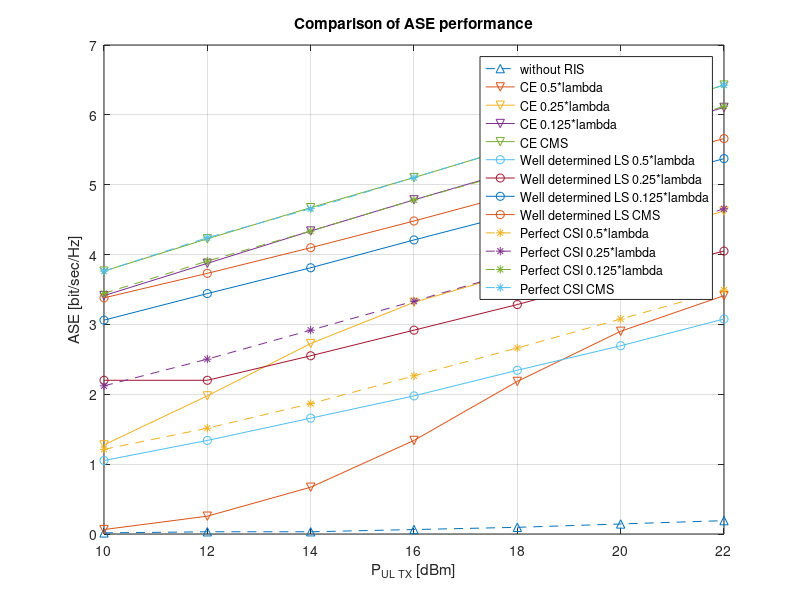

The MATLAB source for this figure:
close all;clear all;clc;
P_UL_Tx = 10:2:22; % uplink transmission power
load ASE_dB_without_RIS_F15.mat; % ASE with no reconfigurable intelligent surface
figure;
plot(P_UL_Tx,NMSE_dB,'--^');
hold on;

load ASE_dB_CE_D_F15.mat; % ASE with critical spacing in channel estimation
plot(P_UL_Tx,NMSE_dB,'-v');
hold on;

load ASE_dB_CE_U_F15.mat; % ASE with ultra-dense spacing d = 0.25*lambda in channel estimation
plot(P_UL_Tx,NMSE_dB,'-v');
hold on;

load ASE_dB_CE_LA8_F15.mat; % ASE with ultra-dense spacing d = 0.125*lambda in channel estimation
plot(P_UL_Tx,NMSE_dB,'-v');
hold on;

load ASE_dB_CE_C_F15.mat; % ASE with continous metasurface spacing in channel estimation
plot(P_UL_Tx,NMSE_dB,'-v');
hold on;

load ASE_dB_welldeter_D_F15.mat; % ASE with critical spacing in well-determied least squre estimator
plot(P_UL_Tx,NMSE_dB,'-o')
hold on;

load ASE_dB_welldeter_U_F15.mat; % ASE with ultra-dense spacing d = 0.25*lambda in least squre estimator
plot(P_UL_Tx,NMSE_dB,'-o')
hold on;

load ASE_dB_welldeter_LA8_F15.mat; % ASE with ultra-dense spacing d = 0.125*lambda in least squre estimator
plot(P_UL_Tx,NMSE_dB,'-o');
hold on;

load ASE_dB_welldeter_C_F15.mat; % ASE with continous metasurface spacing in least squre estimator
plot(P_UL_Tx,NMSE_dB,'-o');
hold on;

load ASE_dB_Perfect_CSI_D_F15.mat; % ASE with critical spacing in perfect channel state information
plot(P_UL_Tx,NMSE_dB,'--*');
hold on;

load ASE_dB_Perfect_CSI_U_F15.mat; % ASE with ultra-dense spacing d = 0.25*lambda in channel state information
plot(P_UL_Tx,NMSE_dB,'--*');
hold on;

load ASE_dB_Perfect_CSI_LA8_F15.mat; % ASE with ultra-dense spacing d = 0.125*lambda in channel state information
plot(P_UL_Tx,NMSE_dB,'--*');
hold on;

load ASE_dB_Perfect_CSI_C_F15.mat; % ASE with continous metasurface spacing in channel state information
plot(P_UL_Tx,NMSE_dB,'--*');
grid on;
xlabel('P_U_L_ _T_X [dBm]');
ylabel('ASE [bit/sec/Hz]');
title('Comparison of ASE performance')
legend('without RIS','CE 0.5*lambda','CE 0.25*lambda','CE 0.125*lambda', 'CE CMS',...
    'Well determined LS 0.5*lambda','Well determined LS 0.25*lambda','Well determined LS 0.125*lambda',...
    'Well determined LS CMS','Perfect CSI 0.5*lambda','Perfect CSI 0.25*lambda','Perfect CSI 0.125*lambda',...
    'Perfect CSI CMS');
